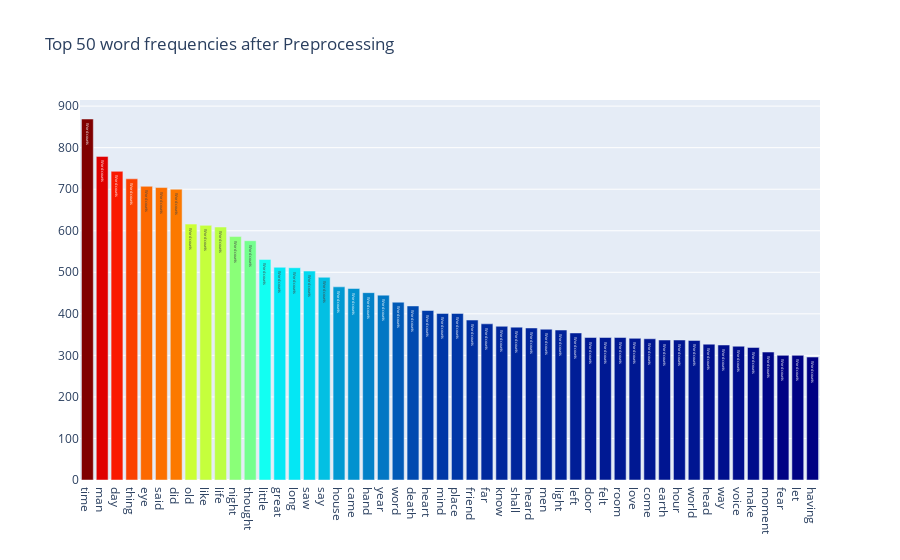
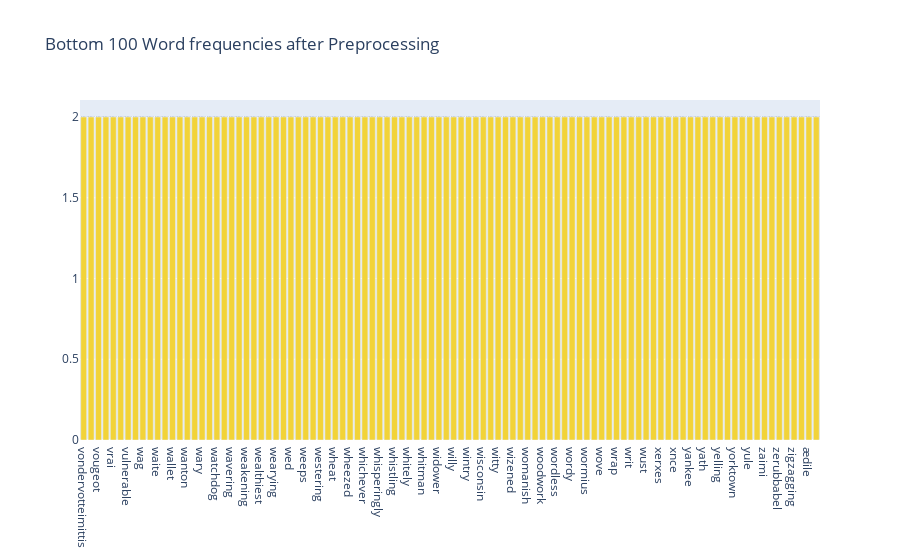

The notebook cell saved with these charts, in order:
### Code cell
feature_names = tf_vectorizer.get_feature_names()
count_vec = np.asarray(tf.sum(axis=0)).ravel()
zipped = list(zip(feature_names, count_vec))
x, y = (list(x) for x in zip(*sorted(zipped, key=lambda x : x[1], reverse=True)))

Y=np.concatenate([y[0:15], y[-16:-1]])
X=np.concatenate([x[0:15], x[-16:-1]])

data = [go.Bar(
    x=x[0:50],
    y=y[0:50],
    marker = dict(colorscale='Jet', color = y[0:50]),
    text='Word counts'
)]

layout = go.Layout(title='Top 50 word frequencies after Preprocessing')

fig = go.Figure(data=data, layout=layout)
py.iplot(fig, filename='basic-bar')
data = [go.Bar(
            x = x[-100:],
            y = y[-100:],
            marker= dict(colorscale='Portland',
                         color = y[-100:]
                        ),
            text='Word counts'
    )]

layout = go.Layout(
    title='Bottom 100 Word frequencies after Preprocessing'
)

fig = go.Figure(data=data, layout=layout)

py.iplot(fig, filename='basic-bar')

### Figure 1 — Plotly figure (JSON) as saved in the notebook; plotly's stock layout.template omitted (floating-point values rounded to 4 significant figures)
{"data": [{"marker": {"color": [869, 779, 743, 725, 707, 704, 700, 616, 613, 609, 586, 576, 531, 512, 511, 503, 488, 465, 461, 451, 445, 428, 419, 408, 401, 401, 385, 376, 370, 368, 366, 363, 361, 354, 343, 343, 343, 341, 340, 337, 337, 336, 327, 325, 322, 319, 308, 300, 300, 296], "colorscale": [[0, "rgb(0,0,131)"], [0.2, "rgb(0,60,170)"], [0.4, "rgb(5,255,255)"], [0.6, "rgb(255,255,0)"], [0.8, "rgb(250,0,0)"], [1, "rgb(128,0,0)"]]}, "text": "Word counts", "type": "bar", "y": [869, 779, 743, 725, 707, 704, 700, 616, 613, 609, 586, 576, 531, 512, 511, 503, 488, 465, 461, 451, 445, 428, 419, 408, 401, 401, 385, 376, 370, 368, 366, 363, 361, 354, 343, 343, 343, 341, 340, 337, 337, 336, 327, 325, 322, 319, 308, 300, 300, 296], "x": ["time", "man", "day", "thing", "eye", "said", "did", "old", "like", "life", "night", "thought", "little", "great", "long", "saw", "say", "house", "came", "hand", "year", "word", "death", "heart", "mind", "place", "friend", "far", "know", "shall", "heard", "men", "light", "left", "door", "felt", "room", "love", "come", "earth", "hour", "world", "head", "way", "voice", "make", "moment", "fear", "let", "having"]}], "layout": {"title": {"text": "Top 50 word frequencies after Preprocessing"}}}

### Figure 2 — Plotly figure (JSON) as saved in the notebook; plotly's stock layout.template omitted (floating-point values rounded to 4 significant figures)
{"data": [{"marker": {"color": [2, 2, 2, 2, 2, 2, 2, 2, 2, 2, 2, 2, 2, 2, 2, 2, 2, 2, 2, 2, 2, 2, 2, 2, 2, 2, 2, 2, 2, 2, 2, 2, 2, 2, 2, 2, 2, 2, 2, 2, 2, 2, 2, 2, 2, 2, 2, 2, 2, 2, 2, 2, 2, 2, 2, 2, 2, 2, 2, 2, 2, 2, 2, 2, 2, 2, 2, 2, 2, 2, 2, 2, 2, 2, 2, 2, 2, 2, 2, 2, 2, 2, 2, 2, 2, 2, 2, 2, 2, 2, 2, 2, 2, 2, 2, 2, 2, 2, 2, 2], "colorscale": [[0, "rgb(12,51,131)"], [0.25, "rgb(10,136,186)"], [0.5, "rgb(242,211,56)"], [0.75, "rgb(242,143,56)"], [1, "rgb(217,30,30)"]]}, "text": "Word counts", "type": "bar", "y": [2, 2, 2, 2, 2, 2, 2, 2, 2, 2, 2, 2, 2, 2, 2, 2, 2, 2, 2, 2, 2, 2, 2, 2, 2, 2, 2, 2, 2, 2, 2, 2, 2, 2, 2, 2, 2, 2, 2, 2, 2, 2, 2, 2, 2, 2, 2, 2, 2, 2, 2, 2, 2, 2, 2, 2, 2, 2, 2, 2, 2, 2, 2, 2, 2, 2, 2, 2, 2, 2, 2, 2, 2, 2, 2, 2, 2, 2, 2, 2, 2, 2, 2, 2, 2, 2, 2, 2, 2, 2, 2, 2, 2, 2, 2, 2, 2, 2, 2, 2], "x": ["vondervotteimittis", "votary", "vougeot", "vowel", "vrai", "vulgarly", "vulnerable", "waddle", "wag", "wainscot", "waite", "wale", "wallet", "wane", "wanton", "warn", "wary", "wast", "watchdog", "waver", "wavering", "waylayings", "weakening", "wealthier", "wealthiest", "wearily", "wearying", "webbed", "wed", "weekly", "weeps", "well", "westering", "westmorland", "wheat", "wheeled", "wheezed", "whereof", "whichever", "whir", "whisperingly", "whistle", "whistling", "whit", "whitely", "whitened", "whitman", "wholesale", "widower", "wield", "willy", "windward", "wintry", "wiping", "wisconsin", "wither", "witty", "wizardry", "wizened", "wolejko", "womanish", "womb", "woodwork", "woolwich", "wordless", "wordsworth", "wordy", "worker", "wormius", "wouldst", "wove", "wraith", "wrap", "wrestled", "writ", "wudn", "wust", "xari", "xerxes", "xii", "xnce", "xwl", "yankee", "yarn", "yath", "yea", "yelling", "yoke", "yorktown", "youngish", "yule", "yuletide", "zaimi", "zar", "zerubbabel", "zigzag", "zigzagging", "zodiacal", "ædile", "æronaut"]}], "layout": {"title": {"text": "Bottom 100 Word frequencies after Preprocessing"}}}
